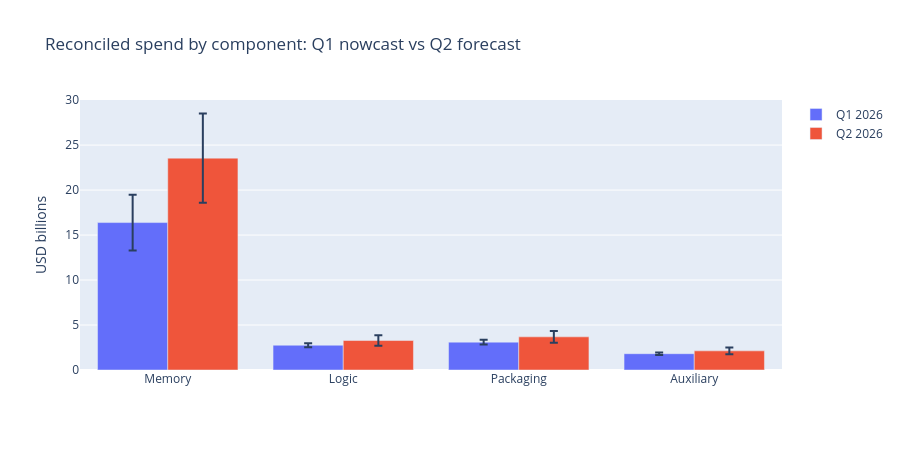

The cell this chart's notebook holds for it:
### Markdown cell above
## Per-component: Q1 2026 nowcast vs Q2 2026 forecast (with bands)

### Code cell
fig = go.Figure()
for label, src in [("Q1 2026", q1), ("Q2 2026", q2)]:
    pc = src.filter(pl.col("component") != "TOTAL")
    fig.add_bar(name=label, x=pc["component"].to_list(), y=pc["reconciled_base"].to_list(),
                error_y=dict(type="data", symmetric=False,
                             array=[h - b for h, b in zip(pc["high"], pc["reconciled_base"])],
                             arrayminus=[b - l for b, l in zip(pc["reconciled_base"], pc["low"])]))
fig.update_layout(barmode="group", title="Reconciled spend by component: Q1 nowcast vs Q2 forecast",
                  yaxis_title="USD billions", height=450)
fig

### Figure 1 — Plotly figure (JSON) as saved in the notebook; plotly's stock layout.template omitted (floating-point values rounded to 4 significant figures)
{"data": [{"error_y": {"array": [3.092, 0.2156, 0.2508, 0.142], "arrayminus": [3.092, 0.2156, 0.2508, 0.142], "symmetric": false, "type": "data"}, "name": "Q1 2026", "type": "bar", "x": ["Memory", "Logic", "Packaging", "Auxiliary"], "y": [16.39, 2.755, 3.098, 1.812]}, {"error_y": {"array": [4.96, 0.5924, 0.6483, 0.3669], "arrayminus": [4.96, 0.5924, 0.6483, 0.3669], "symmetric": false, "type": "data"}, "name": "Q2 2026", "type": "bar", "x": ["Memory", "Logic", "Packaging", "Auxiliary"], "y": [23.55, 3.276, 3.684, 2.127]}], "layout": {"barmode": "group", "height": 450, "title": {"text": "Reconciled spend by component: Q1 nowcast vs Q2 forecast"}, "yaxis": {"title": {"text": "USD billions"}}}}
